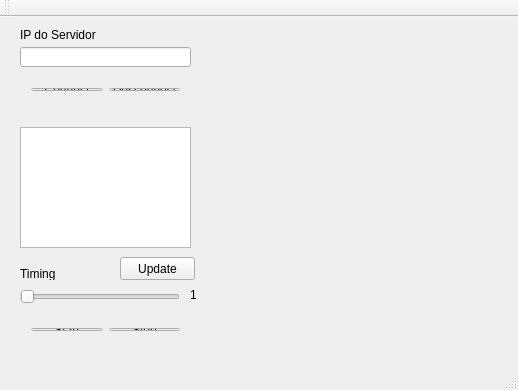
<?xml version="1.0" encoding="UTF-8"?>
<ui version="4.0">
 <class>MainWindow</class>
 <widget class="QMainWindow" name="MainWindow">
  <property name="geometry">
   <rect>
    <x>0</x>
    <y>0</y>
    <width>518</width>
    <height>390</height>
   </rect>
  </property>
  <property name="windowTitle">
   <string>MainWindow</string>
  </property>
  <widget class="QWidget" name="centralWidget">
   <widget class="QLabel" name="label_IPdoServ">
    <property name="geometry">
     <rect>
      <x>20</x>
      <y>10</y>
      <width>81</width>
      <height>16</height>
     </rect>
    </property>
    <property name="text">
     <string>IP do Servidor</string>
    </property>
   </widget>
   <widget class="QLineEdit" name="lineEdit_IPdoServ">
    <property name="geometry">
     <rect>
      <x>20</x>
      <y>30</y>
      <width>171</width>
      <height>20</height>
     </rect>
    </property>
   </widget>
   <widget class="QListWidget" name="listWidget_IPs">
    <property name="geometry">
     <rect>
      <x>20</x>
      <y>110</y>
      <width>171</width>
      <height>121</height>
     </rect>
    </property>
   </widget>
   <widget class="QPushButton" name="pushButton_update">
    <property name="geometry">
     <rect>
      <x>120</x>
      <y>240</y>
      <width>75</width>
      <height>23</height>
     </rect>
    </property>
    <property name="text">
     <string>Update</string>
    </property>
   </widget>
   <widget class="QLabel" name="label_timing">
    <property name="geometry">
     <rect>
      <x>20</x>
      <y>250</y>
      <width>47</width>
      <height>13</height>
     </rect>
    </property>
    <property name="text">
     <string>Timing</string>
    </property>
   </widget>
   <widget class="QSlider" name="horizontalSlider_timing">
    <property name="geometry">
     <rect>
      <x>20</x>
      <y>270</y>
      <width>160</width>
      <height>19</height>
     </rect>
    </property>
    <property name="orientation">
     <enum>Qt::Horizontal</enum>
    </property>
   </widget>
   <widget class="QLabel" name="label_timingmax">
    <property name="geometry">
     <rect>
      <x>190</x>
      <y>270</y>
      <width>16</width>
      <height>16</height>
     </rect>
    </property>
    <property name="text">
     <string>1</string>
    </property>
   </widget>
   <widget class="plotter" name="widget_grafico" native="true">
    <property name="geometry">
     <rect>
      <x>210</x>
      <y>10</y>
      <width>291</width>
      <height>321</height>
     </rect>
    </property>
   </widget>
   <widget class="QWidget" name="layoutWidget">
    <property name="geometry">
     <rect>
      <x>20</x>
      <y>60</y>
      <width>171</width>
      <height>25</height>
     </rect>
    </property>
    <layout class="QHBoxLayout" name="horizontalLayout">
     <item>
      <widget class="QPushButton" name="pushButton_connect">
       <property name="text">
        <string>Connect</string>
       </property>
      </widget>
     </item>
     <item>
      <widget class="QPushButton" name="pushButton_desconnect">
       <property name="text">
        <string>Desconnect</string>
       </property>
      </widget>
     </item>
    </layout>
   </widget>
   <widget class="QWidget" name="layoutWidget">
    <property name="geometry">
     <rect>
      <x>20</x>
      <y>300</y>
      <width>171</width>
      <height>25</height>
     </rect>
    </property>
    <layout class="QHBoxLayout" name="horizontalLayout_2">
     <item>
      <widget class="QPushButton" name="pushButton_start">
       <property name="text">
        <string>Start</string>
       </property>
      </widget>
     </item>
     <item>
      <widget class="QPushButton" name="pushButton_stop">
       <property name="text">
        <string>Stop</string>
       </property>
      </widget>
     </item>
    </layout>
   </widget>
  </widget>
  <widget class="QMenuBar" name="menuBar">
   <property name="geometry">
    <rect>
     <x>0</x>
     <y>0</y>
     <width>518</width>
     <height>21</height>
    </rect>
   </property>
  </widget>
  <widget class="QToolBar" name="mainToolBar">
   <attribute name="toolBarArea">
    <enum>TopToolBarArea</enum>
   </attribute>
   <attribute name="toolBarBreak">
    <bool>false</bool>
   </attribute>
  </widget>
  <widget class="QStatusBar" name="statusBar"/>
 </widget>
 <layoutdefault spacing="6" margin="11"/>
 <customwidgets>
  <customwidget>
   <class>plotter</class>
   <extends>QWidget</extends>
   <header location="global">plotter.h</header>
   <container>1</container>
  </customwidget>
 </customwidgets>
 <resources/>
 <connections/>
</ui>
